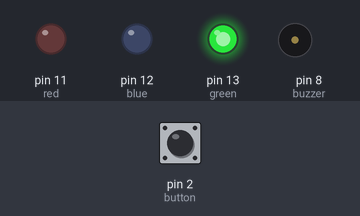
Recording of a sketch running on a simulated Arduino Uno, built with avr-gcc and run on an emulated ATmega328P. On the bench: output pins drawn as LEDs (lit = HIGH), buzzer (waves = sounding, pin HIGH). The test bench sets the inputs (shaded band); at power-on: pin 2 (button) HIGH.

Above: at 1.2 s.
1.3 s: pin 2 (button) pulled LOW for 0.15 s
At 2.1 s:
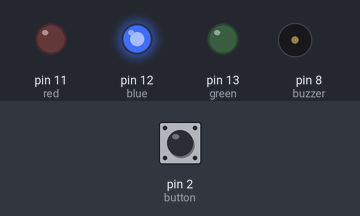
At 2.9 s:
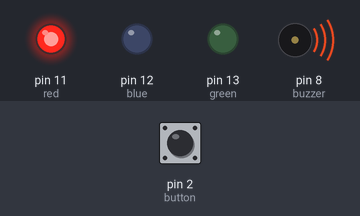
4.3 s: pin 2 (button) pulled LOW for 3.2 s
At 4.65 s:
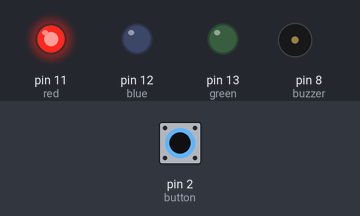
Timing chart, 0 to 14.8 s (numbered marks = the images above; inputs shaded):
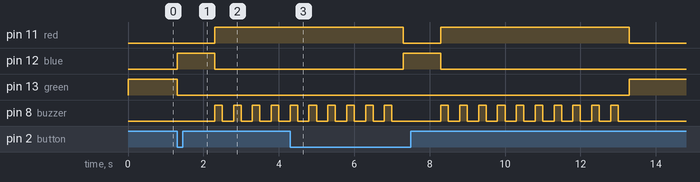

The sketch:

Traffic_Light.ino
```cpp
const int red = 11;
const int blue = 12;
const int green = 13;
const int buzzer = 8;
const int button = 2;

void setup() {

  pinMode(red, OUTPUT);
  pinMode(blue, OUTPUT);
  pinMode(green, OUTPUT);
  pinMode(buzzer, OUTPUT);

  pinMode(button, INPUT_PULLUP);

}

void loop() {

  // GREEN
  digitalWrite(green, HIGH);

  unsigned long startTime = millis();

  while (millis() - startTime < 3000) {

    if (digitalRead(button) == LOW) {
      break;      // pedestrian requested
    }

  }

  digitalWrite(green, LOW);

  // YELLOW
  digitalWrite(blue, HIGH);
  delay(1000);
  digitalWrite(blue, LOW);

  // RED
  digitalWrite(red, HIGH);

  for (int i = 0; i < 10; i++) {

    digitalWrite(buzzer, HIGH);
    delay(200);

    digitalWrite(buzzer, LOW);
    delay(300);

  }

  digitalWrite(red, LOW);

}
```

Measured:
- after the input at 1.3 s, pin 11 (red): LOW → HIGH after 1.0 s instead of 2.7 s; pin 13 (green): HIGH → LOW after 0.00 s instead of 1.7 s
